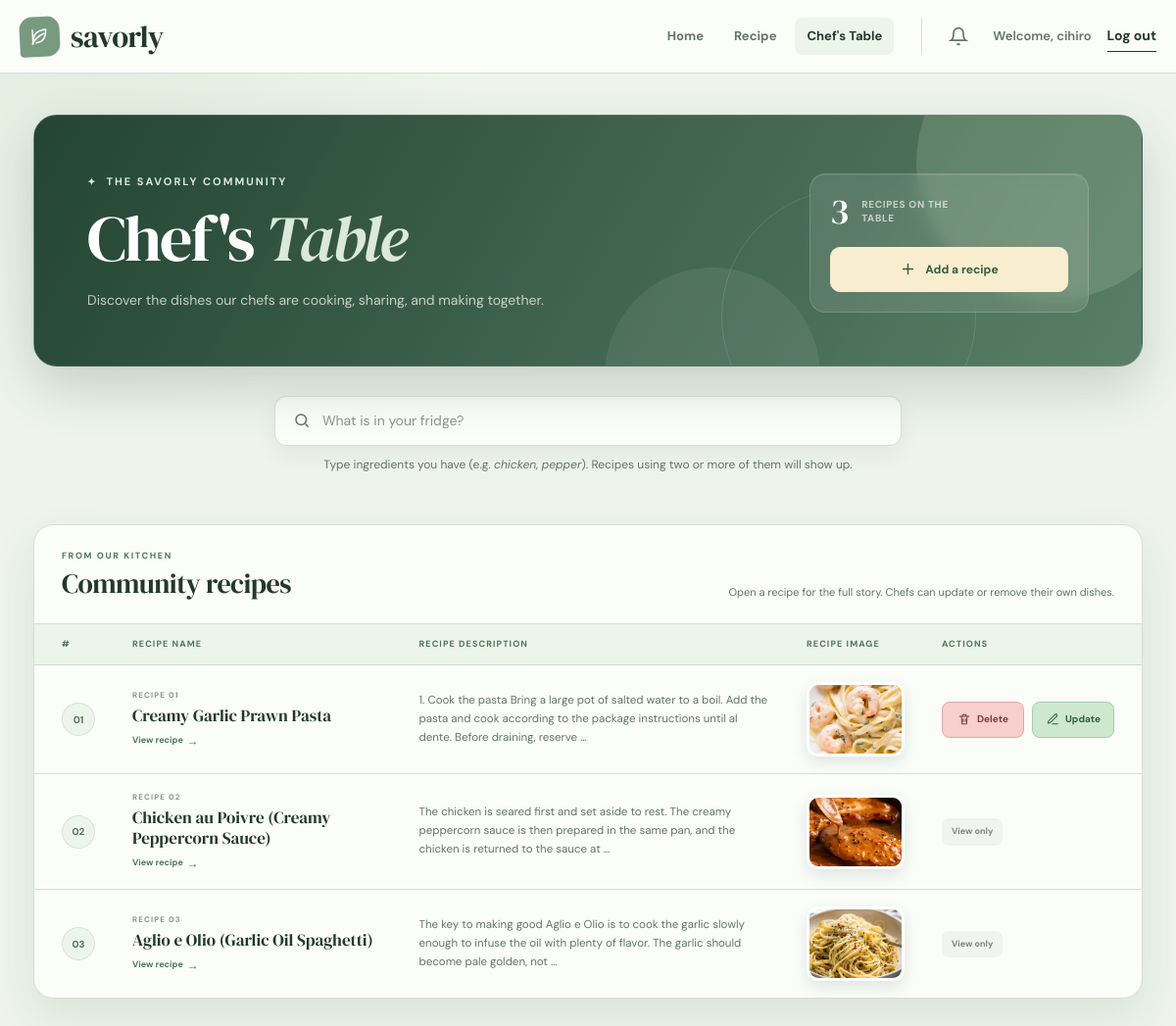
Screenshot of /chefs-table/ (signed in) with the database file from the repository.
### vege/models.py (models this page shows, shortened)
class recipe(models.Model):
    name = models.CharField(max_length=100)
    recipe_description = models.TextField()
    recipe_image = models.ImageField(upload_to="recipe_images/", blank=True)
    posted_by = models.ForeignKey(
        settings.AUTH_USER_MODEL,
        on_delete=models.SET_NULL,
        related_name="posted_recipes",
        null=True,
        blank=True,
    )

### vege/views.py (the view)
# urls.py: path("chefs-table/", recipe_views.chefs_table, name="chefs_table"),
@login_required(login_url="login")
def chefs_table(request):
    queryset = recipe.objects.all().order_by("-id")
    return render(
        request,
        "chefs_table.html",
        {
            "recipes": queryset,
            "can_manage": _is_chef(request.user),
        },
    )

### home/models.py (called while the page is built)
    @property
    def is_chef(self):
        return self.role == self.Role.CHEF

    @property
    def is_approved_chef(self):
        return (
            self.is_chef
            and self.chef_approval_status == self.ChefApprovalStatus.APPROVED
        )

### vege/views.py (called while the page is built)
def _is_chef(user):
    profile = getattr(user, "profile", None)
    return profile is not None and profile.is_approved_chef

### vege/templates/chefs_table.html (shortened to what this page needs)
{% extends 'base.html' %}
{% block body_class %}chefs-table-page{% endblock %}
{% block start %}
<main class="chefs-table-main">
  <section class="chefs-table-hero" aria-labelledby="chefs-table-title">
    <span class="chefs-table-hero__orb chefs-table-hero__orb--one" aria-hidden="true"></span>
    <span class="chefs-table-hero__orb chefs-table-hero__orb--two" aria-hidden="true"></span>
    <div class="chefs-table-hero__copy">
      <p class="chefs-table-eyebrow">
        <span aria-hidden="true">✦</span>
        The Savorly community
      </p>
      <h1 id="chefs-table-title">Chef's <em>Table</em></h1>
      <p>
        Discover the dishes our chefs are cooking, sharing, and making
        together.
      </p>
    </div>
    <div class="chefs-table-hero__actions">
      <div class="chefs-table-total">
        <strong>{{ recipes|length }}</strong>
        <span>
          {% if recipes|length == 1 %}recipe{% else %}recipes{% endif %}
          on the table
        </span>
      </div>
      {% if can_manage %}
        <a class="chefs-table-add" href="{% url 'recipes' %}">
          <svg viewBox="0 0 24 24" aria-hidden="true">
            <path d="M12 5v14M5 12h14"></path>
          </svg>
          <span>Add a recipe</span>
        </a>
      {% endif %}
    </div>
  </section>
  <section class="chefs-table-search">
    <div class="chefs-table-search__box">
      <svg viewBox="0 0 24 24" fill="none" stroke="currentColor" stroke-width="2" aria-hidden="true">
        <circle cx="11" cy="11" r="7"></circle>
        <path d="m21 21-4.3-4.3"></path>
      </svg>
      <input
        type="search"
        id="ingredient-search"
        name="q"
        placeholder="What is in your fridge?"
        autocomplete="off"
        aria-label="Search recipes by ingredients"
      />
    </div>
    <p class="chefs-table-search__hint">
      Type ingredients you have (e.g. <em>chicken, pepper</em>). Recipes using
      two or more of them will show up.
    </p>
    <p class="chefs-table-search__count" id="search-count" aria-live="polite"></p>
  </section>
  <section class="chefs-table-card" aria-labelledby="chefs-table-heading">
    <header class="chefs-table-card__header">
      <div>
        <p class="chefs-table-kicker">From our kitchen</p>
        <h2 id="chefs-table-heading">Community recipes</h2>
      </div>
      <p class="chefs-table-card__hint">
        Open a recipe for the full story. Chefs can update or remove their
        own dishes.
      </p>
    </header>
    <div class="table-responsive chefs-table-scroll">
      <table class="chefs-table">
        <thead>
          <tr>
            <th scope="col">#</th>
            <th scope="col">Recipe Name</th>
            <th scope="col">Recipe Description</th>
            <th scope="col">Recipe Image</th>
            {% if can_manage %}
              <th scope="col">Actions</th>
            {% endif %}
          </tr>
        </thead>
        <tbody id="chefs-table-body">
          {% for recipe in recipes %}
            <tr data-description="{{ recipe.recipe_description }}">
              <td class="chefs-table__number">
                <span>{{ forloop.counter|stringformat:"02d" }}</span>
              </td>
              <td class="chefs-table__name">
                <a
                  class="recipe-name-link"
                  href="{% url 'recipe_details' recipe.pk %}"
                >
                  <span class="chefs-table__name-label">
                    Recipe {{ forloop.counter|stringformat:"02d" }}
                  </span>
                  <strong>{{ recipe.name }}</strong>
                  <span class="chefs-table__view-link">
                    View recipe <span aria-hidden="true">→</span>
                  </span>
                </a>
              </td>
              <td class="chefs-table__description">
                <p>{{ recipe.recipe_description|truncatewords:30 }}</p>
              </td>
              <td class="chefs-table__image">
                {% if recipe.recipe_image %}
                  <div class="chefs-table__image-frame">
                    <img
                      src="{{ recipe.recipe_image.url }}"
                      alt="{{ recipe.name }}"
                      width="100"
                      height="76"
                      loading="lazy"
                    />
                  </div>
                {% endif %}
              </td>
              {% if can_manage %}
                <td class="chefs-table__actions-cell">
                  {% if recipe.posted_by_id == request.user.pk %}
                    <div class="chefs-table__actions">
                      <a
                        href="{% url 'delete_recipe' recipe.id %}"
                        class="chefs-table-action chefs-table-action--delete"
                        aria-label="Delete {{ recipe.name }}"
                      >
                        <svg viewBox="0 0 24 24" aria-hidden="true">
                          <path d="M4 7h16M9 7V4h6v3M7 7l1 13h8l1-13M10 11v5M14 11v5"></path>
                        </svg>
                        <span>Delete</span>
                      </a>
                      <a
                        href="{% url 'update_recipe' recipe.id %}"
                        class="chefs-table-action chefs-table-action--update"
                        aria-label="Update {{ recipe.name }}"
                      >
                        <svg viewBox="0 0 24 24" aria-hidden="true">
                          <path d="M12 20h9M16.5 3.5a2.12 2.12 0 0 1 3 3L8 18l-4 1 1-4Z"></path>
                        </svg>
                        <span>Update</span>
                      </a>
                    </div>
                  {% else %}
                    <span class="chefs-table__view-only">View only</span>
                  {% endif %}
                </td>
              {% endif %}
            </tr>
          {% endfor %}
        </tbody>
      </table>
    </div>
  </section>
</main>
{% endblock %}

### home/templates/partials/site_navbar.html (shortened to what this page needs)
<nav class="site-navbar" aria-label="Main navigation">
  <div class="site-navbar__inner">
    <a class="brand" href="{% url 'home' %}" aria-label="Savorly home">
      <span class="brand__mark" aria-hidden="true">
        <svg viewBox="0 0 48 48" role="img">
          <path d="M14 29.5c0-9.4 6.2-15.5 20-16.5-.4 13.5-6.4 20.3-16.2 20.3" />
          <path d="M12 35c3.8-7.4 8.4-11.6 18.4-15.7" />
          <path d="M13 13v22" />
        </svg>
      </span>
      <span class="brand__word">savorly</span>
    </a>
    <div class="site-navbar__links" aria-label="Savorly pages">
      <a
        class="site-navbar__link"
        href="{% url 'home' %}"
        >Home</a
      >
      <a
        class="site-navbar__link"
        href="{% url 'recipes' %}"
        >Recipe</a
      >
      <a
        class="site-navbar__link"
        href="{% url 'chefs_table' %}"
        {% if request.resolver_match.url_name == 'chefs_table' %}aria-current="page"{% endif %}
        >Chef's Table</a
      >
    </div>
    <div class="site-navbar__account">
      {% if user.is_authenticated %}
          <div class="notification-bell">
            <a href="{% url 'notifications' %}" class="notification-bell__link" aria-label="Notifications">
              <svg viewBox="0 0 24 24" fill="none" stroke="currentColor" stroke-width="2">
                <path d="M18 8A6 6 0 0 0 6 8c0 7-3 9-3 9h18s-3-2-3-9"/>
                <path d="M13.73 21a2 2 0 0 1-3.46 0"/>
              </svg>
            </a>
          </div>
        <span class="welcome-copy"
          >Welcome, {{ user.first_name|default:user.username }}</span
        >
        <form action="{% url 'logout' %}" method="post">
          <button class="text-button" type="submit">Log out</button>
        </form>
      {% else %}
        <a class="button button--ink button--small" href="{% url 'login' %}"
          >Log in</a
        >
      {% endif %}
    </div>
  </div>
</nav>

### rows the page displays
recipe: name "Creamy Garlic Prawn Pasta", recipe_description "1. Cook the pasta Bring a large pot of salted water to a boil. Add the pasta and cook according to the package instructions until al dente. Before draining, reserve …", recipe_image (picture)
recipe: name "Chicken au Poivre (Creamy Peppercorn Sauce)", recipe_description "The chicken is seared first and set aside to rest. The creamy peppercorn sauce is then prepared in the same pan, and the chicken is returned to the sauce at …", recipe_image (picture), shows "View only"
recipe: name "Aglio e Olio (Garlic Oil Spaghetti)", recipe_description "The key to making good Aglio e Olio is to cook the garlic slowly enough to infuse the oil with plenty of flavor. The garlic should become pale golden, not …", recipe_image (picture), shows "View only"

### other values shown
{{ user.first_name|default:user.username }} "cihiro"
{{ recipes|length }} "3"
